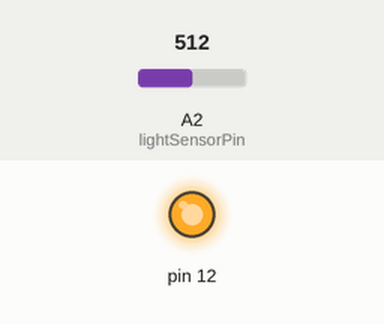
This sketch was run on a simulated Arduino Uno, built with avr-gcc and run on an emulated ATmega328P. On the bench: output pins drawn as LEDs (lit = HIGH). The test bench sets the inputs (shaded band); at power-on: A2 (lightSensorPin) = 512.

Above: at 0.1 s.
Timing chart, 0 to 1.6 s (numbered marks = the images above):
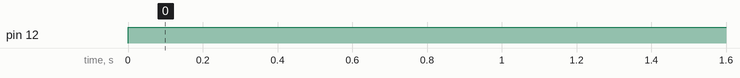

Measured:
- by itself, pin 12: LOW → HIGH at 0.00 s

The sketch:

protoLum.ino
```cpp
// Test de variation de lumière lors du passage
// de la résine dans le tube. Test réalisé avec un tube
// passant dans une petite boite, équipée d'une LED et
// d'une photorésistance.

// Test concluant, nous pouvons détecter une variation de
// la valeur de la photoresistance lors du passage de l'eau
// dans le tube

// relier cela à une alarme (BUZZER)

// + faire une relevé de température lors du passage du tube.

const int lightSensorPin = A2;
void setup() {
  // initialize digital pin 13 as an output.
  pinMode(12, OUTPUT);
}


void loop() {
  // put your main code here, to run repeatedly:
  digitalWrite(12, HIGH);
        int readingLight = analogRead(lightSensorPin);
      //voltage /= 1024.0;
      Serial.print("Lumière : ");
      Serial.println(readingLight);
}
```
